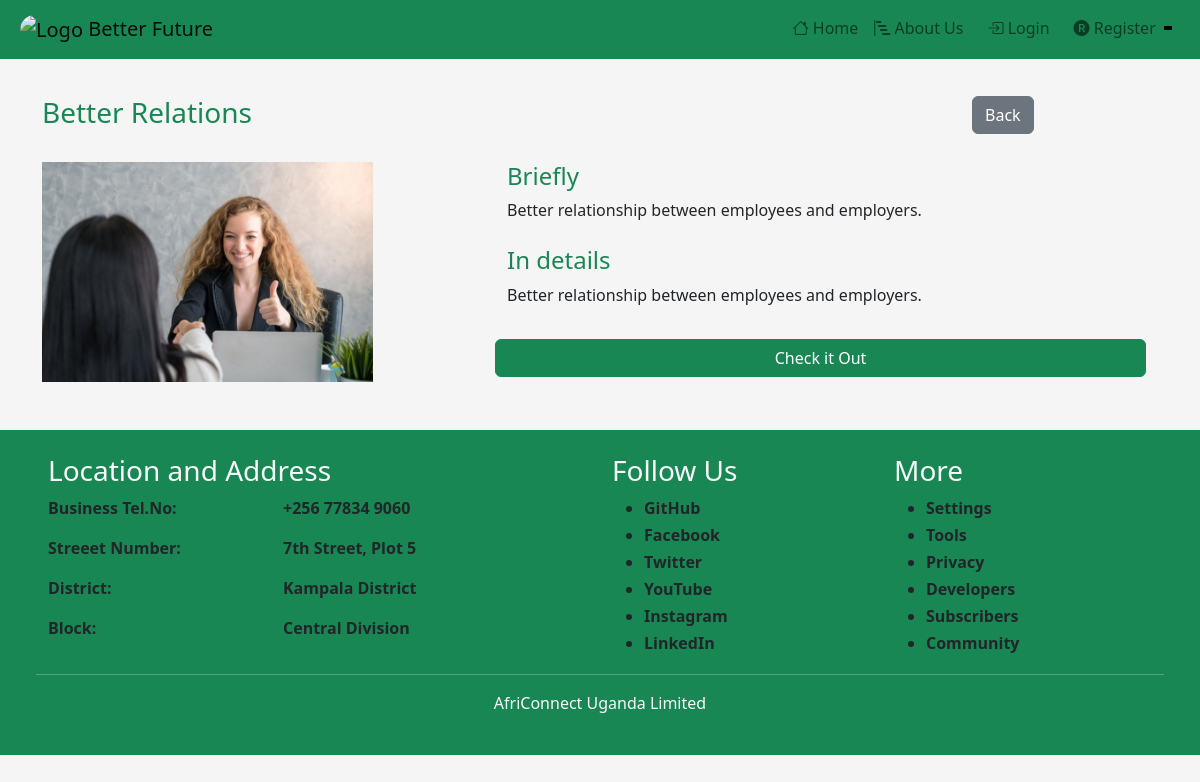
/specific-service/1/, run on the app's committed database.
### africonnect/models.py (models this page shows, shortened)
class ServicesOffered(models.Model):
    title = models.CharField(blank=True, max_length=500)
    simple_logo_to_service = models.ImageField(blank=True)
    brief_description = models.TextField(blank=True, null=True)
    description_in_details = models.TextField(blank=True, null=True)
    class Meta:
        verbose_name = 'Offered Service'
    @property
    def imageURL(self):
        try:
            url = self.simple_logo_to_service.url
        except:
            url = ''
        return url

### africonnect/views.py (the view)
# urls.py: path('specific-service/<str:pk>/', ServiceInDetail.as_view(), name = 'service-details'),
class ServiceInDetail(DetailView):
    model = ServicesOffered
    template_name = 'afri_apps_pages/service_in_details.html'

### templates/afri_apps_pages/service_in_details.html (shortened to what this page needs)
{% extends "inherit_from/main.html" %}
{% block content %} {% include "copyfrom/navbar.html" %}
<div class="container mt-5 py-5">
  <div class="row">
    <div class="row mb-4">
      <div class="col-lg-10">
        <h3 class="text-success">{{object.title}}</h3>
      </div>
      <div class="col-lg-2">
        <a href="{% url 'about-africonnect' %}" class="btn btn-secondary"
          >Back</a
        >
      </div>
    </div>
    <div class="row">
      <div class="col-lg-5">
        <img
          class="w-75"
          src="{{object.imageURL}}"
          alt="{{object.title}}'s Photo"
        />
      </div>
      <div class="col-lg-7">
        <div class="row mb-2">
          <h4 class="text-success">Briefly</h4>
          <p>{{object.brief_description}}</p>
        </div>
        <div class="row mb-3">
          <h4 class="text-success">In details</h4>
          <p>{{object.description_in_details}}</p>
        </div>
        <div class="row">
          <a class="btn btn-success" href="#">Check it Out</a>
        </div>
      </div>
    </div>
  </div>
</div>
{% include 'copyfrom/footer.html' %} {% endblock content %}

### templates/inherit_from/main.html (style rules this page uses)
body { background-color: whitesmoke; }

### data on the page
ServicesOffered: title "Better Relations", imageURL (picture), brief_description "Better relationship between employees and employers.", description_in_details "Better relationship between employees and employers."
